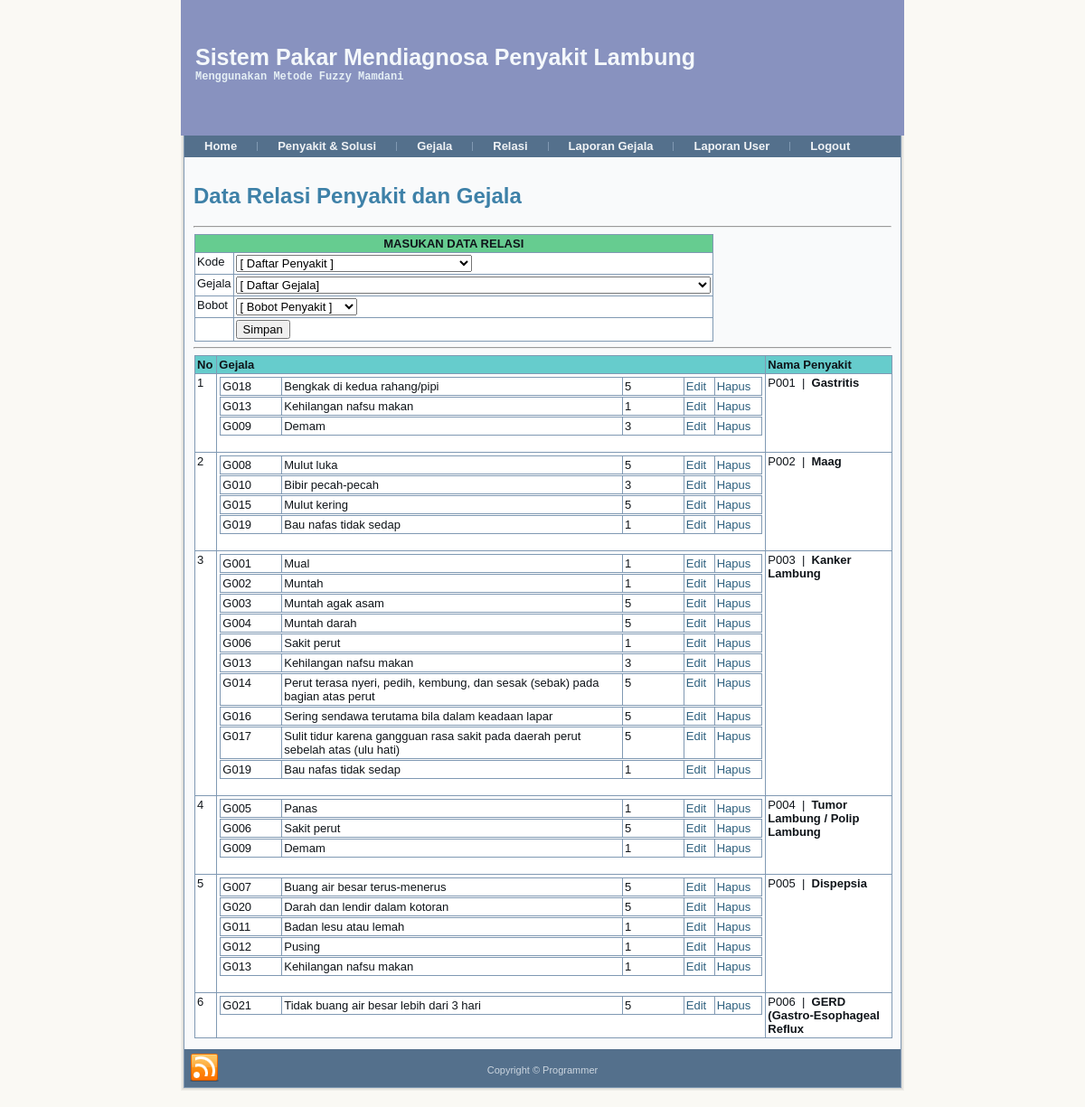
Page /admin/haladmin.php?top=relasi.php on the committed database.
### tables this page shows
CREATE TABLE IF NOT EXISTS `penyakit_solusi` (
  `kd_penyakit` char(4) NOT NULL,
  `nama_penyakit` varchar(30) DEFAULT NULL,
  `definisi` text,
  `solusi` text,
  PRIMARY KEY (`kd_penyakit`)
);

CREATE TABLE IF NOT EXISTS `relasi` (
  `id_relasi` int(4) NOT NULL AUTO_INCREMENT,
  `kd_gejala` char(4) NOT NULL,
  `kd_penyakit` char(4) NOT NULL,
  `bobot` int(1) NOT NULL,
  PRIMARY KEY (`id_relasi`)
);

CREATE TABLE IF NOT EXISTS `gejala` (
  `kd_gejala` char(4) NOT NULL,
  `gejala` varchar(100) NOT NULL,
  PRIMARY KEY (`kd_gejala`)
);

### admin/relasi.php (the view, shortened to what this page needs)
<html>
<head>
</head>
<body>
<h2>Data Relasi Penyakit dan Gejala</h2><hr>
<div class="konten">
<form id="form1" name="form1" method="post" action="relasisim.php" enctype="multipart/form-data"><div>
  <table width="359" border="0" align="center" cellpadding="4" cellspacing="1" bordercolor="#F0F0F0" bgcolor="#66CCCC9">
      <tr>
        <td colspan="2"><div align="center"><b>MASUKAN DATA RELASI </b></div></td>
      </tr>
      <tr bgcolor="#FFFFFF">
        <td>Kode</td>
        <td><label>
        <select name="TxtKdPenyakit" id="TxtKdPenyakit">
          <option value="NULL">[ Daftar Penyakit ]</option>
        </select>
        </label></td>
      </tr>
      <tr bgcolor="#FFFFFF">
        <td width="124">Gejala</td>
        <td width="224">
          <select name="TxtKdGejala" id="TxtKdGejala">
            <option value="NULL">[ Daftar Gejala]</option>
          </select>
         </td>
      </tr>
      <tr bgcolor="#FFFFFF">
        <td>Bobot</td>
        <td><select name="txtbobot" id="txtbobot">
        <option value="0">[ Bobot Penyakit ]</option>
        </select></td>
      </tr>
      <tr bgcolor="#FFFFFF">
        <td>&nbsp;</td>
        <td><input type="submit" name="Submit" value="Simpan" /></td>
      </tr>
    </table>
  </div>
</form><hr />
<table width="100%" border="0" cellpadding="4" cellspacing="1" bordercolor="#F0F0F0" bgcolor="#66CCCC">
  <tr>
    <td width="32"><strong>No</strong></td>
    <td width="105"><strong>Gejala</strong></td>
    <td width="535"><strong>Nama Penyakit</strong><span style="float:right; margin-right:25px;"><strong></strong></span></td>
    </tr>
    <?php
    $query=mysql_query("SELECT relasi.kd_gejala,relasi.kd_penyakit,penyakit_solusi.kd_penyakit,penyakit_solusi.nama_penyakit AS penyakit FROM relasi,penyakit_solusi WHERE penyakit_solusi.kd_penyakit=relasi.kd_penyakit GROUP BY relasi.kd_penyakit")or die(mysql_error());
	$no=0;
	while($row=mysql_fetch_array($query)){
	$idpenyakit=$row['kd_penyakit'];
	$no++;
	?>
  <tr bgcolor="#FFFFFF" bordercolor="#333333">
    <td valign="top"><?php echo $no;?></td>
    <td valign="top"><?php
	$query2=mysql_query("SELECT relasi.id_relasi,relasi.kd_gejala,relasi.bobot,relasi.kd_penyakit,gejala.gejala AS namagejala FROM relasi,gejala WHERE relasi.kd_penyakit='$idpenyakit' AND gejala.kd_gejala=relasi.kd_gejala")or die(mysql_error());
	while ($row2=mysql_fetch_array($query2)){
		echo "<table width='600' border='0' cellpadding='4' cellspacing='1' bordercolor='#F0F0F0' bgcolor='#DBEAF5'>";
		echo "<tr bgcolor='#FFFFFF' bordercolor='#333333'>";
		echo "<td width='50'>$row2[kd_gejala]</td>";
		echo "<td width='300'>$row2[namagejala]</td>";
		echo "<td width='50'>$row2[bobot]</td>";
		echo "<td width='20'><a title='Edit Relasi' href='haladmin.php?top=edit_relasi.php&id_relasi=$row2[id_relasi]'>Edit</a></td>";
		echo "<td width='20'><a title='Hapus Relasi' style='cursor:pointer;' onclick='return konfirmasi($row2[id_relasi])'>Hapus</a></td>";
		echo "</tr>";
		echo "</table>";
		}
	?>      <br /></td>
    <td><?php echo $row['kd_penyakit'];?>
      &nbsp;|&nbsp;<strong>
      <?php echo $row['penyakit'];?>
      </strong></td>
    </tr><?php } ?>
</table>
</div>
</body>
</html>

### style.css (style rules this page uses)
#art-main, table { font-family: Arial, Helvetica, Sans-Serif; font-style: normal; font-weight: normal; font-size: 13px; }
h1, h2, h3, h4, h5, h6, p, a, ul, ol, li { margin: 0; padding: 0; }
.art-postcontent, .art-postcontent li, .art-postcontent table, .art-postcontent a, .art-postcontent a:link, .art-postcontent a:visited, .art-postcontent a.visited, .art-postcontent a:hover, .art-postcontent a.hovered { font-family: Arial, Helvetica, Sans-Serif; }
h1, h2, h3, h4, h5, h6, h1 a, h2 a, h3 a, h4 a, h5 a, h6 a, h1 a:link, h2 a:link, h3 a:link, h4 a:link, h5 a:link, h6 a:link, h1 a:visited, h2 a:visited, h3 a:visited, h4 a:visited, h5 a:visited, h6 a:visited, h1 a:hover, h2 a:hover, h3 a:hover, h4 a:hover, h5 a:hover, h6 a:hover { font-family: Arial, Helvetica, Sans-Serif; font-style: normal; font-weight: bold; font-size: 32px; text-decoration: none; }
.art-postcontent a { text-decoration: none; color: #2F617F; }
.art-postcontent a:link { text-decoration: none; color: #2F617F; }
.art-postcontent h2 { color: #3E81A8; margin: 19px 0; font-size: 24px; }
html { height:100%; }
body { padding: 0; margin:0; color: #0F1419; height:100%; min-height:100%; background-color: #FAF9F4; background-repeat: repeat; background-attachment: fixed; background-position: top left; min-width: 800px; }
form { padding: 0 !important; margin: 0 !important; }
input, select, textarea { vertical-align: middle; font-family: Arial, Helvetica, Sans-Serif; font-style: normal; font-weight: normal; font-size: 13px; }
.art-article table, table.art-article { border-collapse: collapse; margin: 1px; }
.art-article th, .art-article td { padding: 2px; border: solid 1px #8099B3; vertical-align: top; text-align: left; }

### rows in the picture
penyakit_solusi: kd_penyakit "P001", nama_penyakit "Gastritis"
relasi: kd_gejala "G018", kd_gejala.gejala "Bengkak di kedua rahang/pipi", bobot "5"
relasi: kd_gejala "G013", kd_gejala.gejala "Kehilangan nafsu makan", bobot "1"
relasi: kd_gejala "G009", kd_gejala.gejala "Demam", bobot "3"
penyakit_solusi: kd_penyakit "P002", nama_penyakit "Maag"
relasi: kd_gejala "G008", kd_gejala.gejala "Mulut luka", bobot "5"
relasi: kd_gejala "G010", kd_gejala.gejala "Bibir pecah-pecah", bobot "3"
relasi: kd_gejala "G015", kd_gejala.gejala "Mulut kering", bobot "5"
relasi: kd_gejala "G019", kd_gejala.gejala "Bau nafas tidak sedap", bobot "1"
penyakit_solusi: kd_penyakit "P003", nama_penyakit "Kanker Lambung"
relasi: kd_gejala "G001", kd_gejala.gejala "Mual", bobot "1"
relasi: kd_gejala "G002", kd_gejala.gejala "Muntah", bobot "1"
relasi: kd_gejala "G003", kd_gejala.gejala "Muntah agak asam", bobot "5"
relasi: kd_gejala "G004", kd_gejala.gejala "Muntah darah", bobot "5"
relasi: kd_gejala "G006", kd_gejala.gejala "Sakit perut", bobot "1"
relasi: kd_gejala "G013", kd_gejala.gejala "Kehilangan nafsu makan", bobot "3"
relasi: kd_gejala "G014", kd_gejala.gejala "Perut terasa nyeri, pedih, kembung, dan sesak (sebak) pada bagian atas perut", bobot "5"
relasi: kd_gejala "G016", kd_gejala.gejala "Sering sendawa terutama bila dalam keadaan lapar", bobot "5"
relasi: kd_gejala "G017", kd_gejala.gejala "Sulit tidur karena gangguan rasa sakit pada daerah perut sebelah atas (ulu hati)", bobot "5"
relasi: kd_gejala "G019", kd_gejala.gejala "Bau nafas tidak sedap", bobot "1"
penyakit_solusi: kd_penyakit "P004", nama_penyakit "Tumor Lambung / Polip Lambung"
relasi: kd_gejala "G005", kd_gejala.gejala "Panas", bobot "1"
relasi: kd_gejala "G006", kd_gejala.gejala "Sakit perut", bobot "5"
relasi: kd_gejala "G009", kd_gejala.gejala "Demam", bobot "1"
penyakit_solusi: kd_penyakit "P005", nama_penyakit "Dispepsia"
relasi: kd_gejala "G007", kd_gejala.gejala "Buang air besar terus-menerus", bobot "5"
relasi: kd_gejala "G020", kd_gejala.gejala "Darah dan lendir dalam kotoran", bobot "5"
relasi: kd_gejala "G011", kd_gejala.gejala "Badan lesu atau lemah", bobot "1"
relasi: kd_gejala "G012", kd_gejala.gejala "Pusing", bobot "1"
relasi: kd_gejala "G013", kd_gejala.gejala "Kehilangan nafsu makan", bobot "1"
penyakit_solusi: kd_penyakit "P006", nama_penyakit "GERD (Gastro-Esophageal Reflux"
relasi: kd_gejala "G021", kd_gejala.gejala "Tidak buang air besar lebih dari 3 hari", bobot "5"
